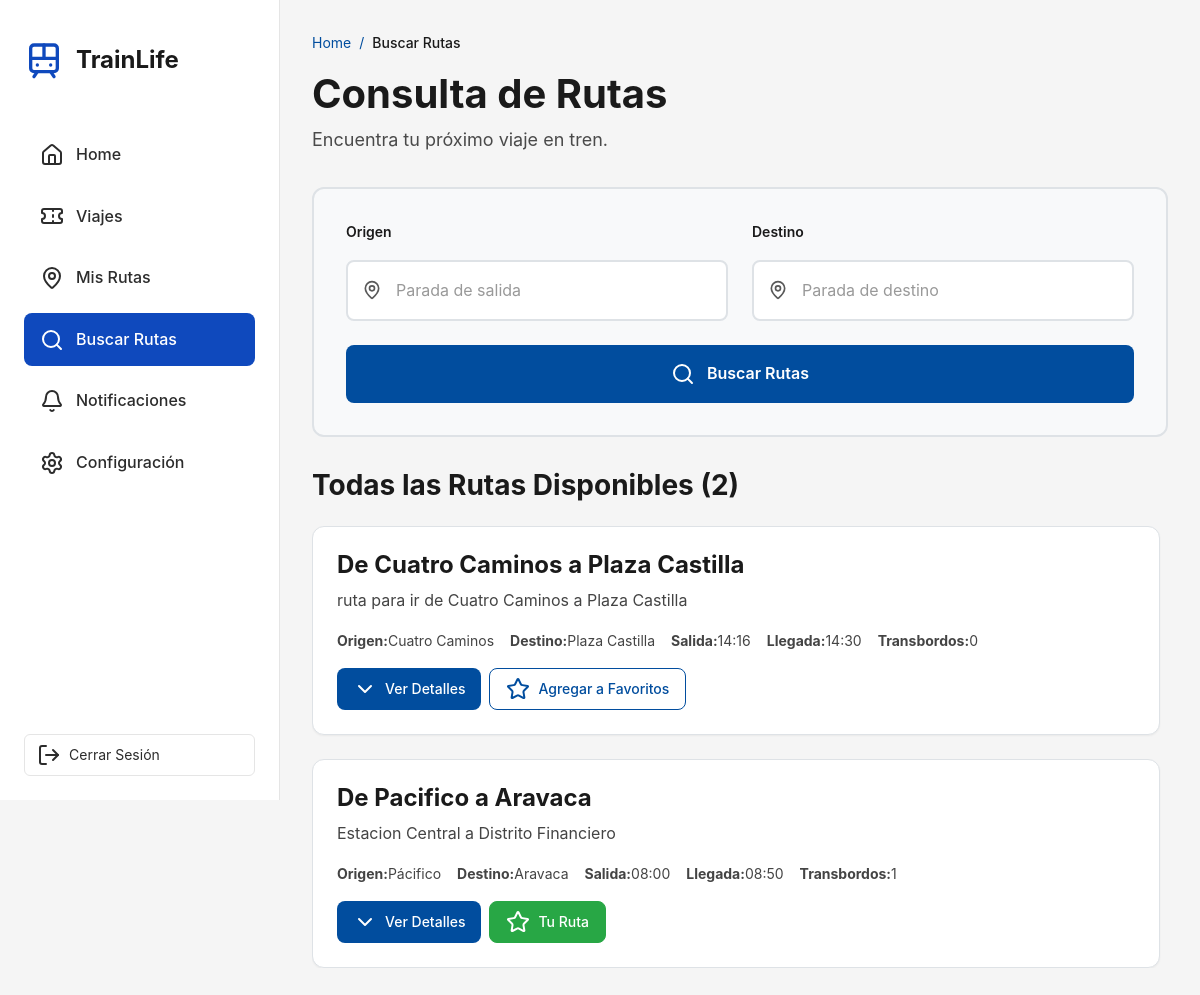
Screenshot of /buscarRutas/1/ (signed in) with the database file from the repository.
### trainLife/models.py (models this page shows, shortened)
class Ruta(models.Model):
    usuarios = models.ManyToManyField(Usuario, related_name='rutas', blank=True)
    nombre = models.CharField(max_length=200)  # Nombre descriptivo de la ruta
    descripcion = models.TextField(blank=True, null=True)  # Descripción opcional
    fechaCreacion = models.DateTimeField(auto_now_add=True)
    fechaActualizacion = models.DateTimeField(auto_now=True)
    class Meta:
        ordering = ['-fechaCreacion']
        verbose_name = 'Ruta'
        verbose_name_plural = 'Rutas'

class Trayecto(models.Model):
    ruta = models.ForeignKey(Ruta, on_delete=models.CASCADE, related_name='trayectos')
    orden = models.PositiveIntegerField(default=1)  # Orden del trayecto en la ruta
    estacionSalida = models.CharField(max_length=200)  # Ej: "Estación Central"
    andenSalida = models.CharField(max_length=10, blank=True, null=True)  # Ej: "3B"
    estacionLlegada = models.CharField(max_length=200)  # Ej: "Estación Intermedia"
    andenLlegada = models.CharField(max_length=10, blank=True, null=True)  # Ej: "1A"
    horaSalida = models.TimeField()  # Hora de salida
    horaLlegada = models.TimeField()  # Hora de llegada
    nombreLinea = models.CharField(max_length=100)  # Ej: "Línea 1 (Roja)"
    colorLinea = models.CharField(max_length=50, blank=True, null=True)  # Ej: "Roja", "Azul"
    imagenMapa = models.ImageField(upload_to='trayectos/mapas/', blank=True, null=True)
    fechaCreacion = models.DateTimeField(auto_now_add=True)
    class Meta:
        ordering = ['ruta', 'orden']
        verbose_name = 'Trayecto'
        verbose_name_plural = 'Trayectos'

### trainLife/views.py (the view, shortened to what this page needs)
# urls.py: path('buscarRutas/<int:usuario_id>/', views.buscarRutas, name='buscar_rutas'),
def buscarRutas(request, usuario_id):
    session_usuario_id = request.session.get('usuario_id')
    if not session_usuario_id or session_usuario_id != usuario_id:
        return redirect('login')
    usuario = Usuario.objects.filter(id=usuario_id).first()
    if not usuario:
        return redirect('login')
    rutas_disponibles = Ruta.objects.all().prefetch_related('trayectos').order_by('-fechaCreacion')
    busqueda = None
    from datetime import date
    fecha_actual = date.today().strftime('%Y-%m-%d')
    return render(request, 'buscarRutas.html', {
        'usuario': usuario,
        'rutas': rutas_disponibles,
        'busqueda': busqueda,
        'fecha_actual': fecha_actual
    })

### trainLife/templates/buscarRutas.html (shortened to what this page needs)
<!DOCTYPE html>
<html lang="es">
<head>
    {% load static %}
    <link href="https://cdn.jsdelivr.net/npm/bootstrap@5.3.0/dist/css/bootstrap.min.css" rel="stylesheet">
    <link rel="stylesheet" href="{% static 'styles/buscarRutas.css' %}">
    <link rel="stylesheet" href="{% static 'styles/sidebar.css' %}">
    <link rel="stylesheet" href="{% static 'styles/confirmModal.css' %}">
</head>
<body>
    <div class="dashboard-container">
        {% with seccion_actual='buscar_rutas' %}
            {% include 'includes/sidebar.html' %}
        {% endwith %}
        <main class="main-content">
            <div class="content-wrapper">
                <nav class="breadcrumbs" aria-label="breadcrumb">
                    <a href="{% url 'inicio_usuario' usuario.id %}" class="breadcrumb-link">Home</a>
                    <span class="breadcrumb-separator">/</span>
                    <span class="breadcrumb-current">Buscar Rutas</span>
                </nav>
                <header class="page-header">
                    <h2 class="page-title">Consulta de Rutas</h2>
                    <p class="page-subtitle">Encuentra tu próximo viaje en tren.</p>
                </header>
                <section class="search-form-section">
                    <form id="searchForm" class="search-form" method="GET" action="{% url 'buscar_rutas' usuario.id %}" role="search" aria-label="Buscar rutas de tren">
                        <div class="form-grid">
                            <div class="form-group">
                                <label for="origen" class="form-label">Origen</label>
                                <div class="input-wrapper">
                                    <input
                                        type="text"
                                        id="origen"
                                        name="origen"
                                        class="form-input"
                                        placeholder="Parada de salida"
                                        aria-label="Estación de origen"
                                        value="{{ busqueda.origen|default:'' }}"
                                    >
                                </div>
                            </div>
                            <div class="form-group">
                                <label for="destino" class="form-label">Destino</label>
                                <div class="input-wrapper">
                                    <input
                                        type="text"
                                        id="destino"
                                        name="destino"
                                        class="form-input"
                                        placeholder="Parada de destino"
                                        aria-label="Estación de destino"
                                        value="{{ busqueda.destino|default:'' }}"
                                    >
                                </div>
                            </div>
                        </div>
                        <button type="submit" class="btn-search">
                            <i data-lucide="search"></i>
                            Buscar Rutas
                        </button>
                    </form>
                </section>
                <section class="routes-section">
                    <h3 class="section-title">
                        {% if busqueda %}
                            Resultados de la Búsqueda ({{ rutas|length }})
                        {% else %}
                            Todas las Rutas Disponibles ({{ rutas|length }})
                        {% endif %}
                    </h3>
                    {% if rutas %}
                        <div id="routesContainer" class="routes-container">
                            {% for ruta in rutas %}
                                <div class="route-card" id="route-{{ ruta.id }}" data-route-id="{{ ruta.id }}">
                                    <div class="route-header">
                                        <div class="route-info">
                                            <h2 class="route-title">{{ ruta.nombre }}</h2>
                                            <p class="route-description">
                                                {{ ruta.descripcion|default:"Sin descripción disponible" }}
                                            </p>
                                            {% if ruta.trayectos.all %}
                                                {% with primer_trayecto=ruta.trayectos.first ultimo_trayecto=ruta.trayectos.last %}
                                                <div class="route-summary">
                                                    <span><strong>Origen:</strong> {{ primer_trayecto.estacionSalida }}</span>
                                                    <span><strong>Destino:</strong> {{ ultimo_trayecto.estacionLlegada }}</span>
                                                    <span><strong>Salida:</strong> {{ primer_trayecto.horaSalida|time:"H:i" }}</span>
                                                    <span><strong>Llegada:</strong> {{ ultimo_trayecto.horaLlegada|time:"H:i" }}</span>
                                                    <span><strong>Transbordos:</strong> {{ ruta.trayectos.count|add:"-1" }}</span>
                                                </div>
                                                {% endwith %}
                                            {% endif %}
                                            <div class="route-actions">
                                                <button class="btn-toggle">
                                                    <i data-lucide="chevron-down"></i>
                                                    Ver Detalles
                                                </button>
                                                {% if usuario not in ruta.usuarios.all %}
                                                <button class="btn-save"
                                                    data-route-id="{{ ruta.id }}"
                                                    data-route-name="{{ ruta.nombre|escapejs }}"
                                                    data-user-id="{{ usuario.id }}">
                                                    <i data-lucide="star"></i>
                                                    Agregar a Favoritos
                                                </button>
                                                {% else %}
                                                <button class="btn-saved" disabled>
                                                    <i data-lucide="star" class="fill-star"></i>
                                                    Tu Ruta
                                                </button>
                                                {% endif %}
                                            </div>
                                        </div>
                                    </div>
                                </div>
                            {% endfor %}
                        </div>
                    {% endif %}
                </section>
            </div>
        </main>
    </div>
</body>
</html>

### trainLife/static/styles/buscarRutas.css (style rules this page uses)
:root { --primary-color: #014d9e; --primary-hover: #01336b; --success-color: #28a745; --success-hover: #218838; --text-dark: #1a1a1a; --text-secondary: #444444; --text-light: #999999; --bg-main: #f5f5f5; --bg-white: #ffffff; --bg-form: #f8f9fa; --bg-badge: #d4e3f7; --border-color: #dee2e6; --border-input: #dee2e6; --shadow-sm: 0 1px 2px rgba(0, 0, 0, 0.05); --shadow-md: 0 4px 6px rgba(0, 0, 0, 0.07); --sidebar-width: 280px; }
* { margin: 0; padding: 0; box-sizing: border-box; }
body { font-family: 'Inter', -apple-system, BlinkMacSystemFont, 'Segoe UI', sans-serif; background-color: var(--bg-main); color: var(--text-dark); line-height: 1.6; -webkit-font-smoothing: antialiased; -moz-osx-font-smoothing: grayscale; }
.dashboard-container { display: flex; min-height: 100vh; }
.main-content { flex: 1; margin-left: var(--sidebar-width); padding: 2rem; min-height: 100vh; }
.content-wrapper { max-width: 1200px; margin: 0 auto; }
.breadcrumbs { display: flex; align-items: center; gap: 0.5rem; margin-bottom: 1rem; font-size: 0.875rem; }
.breadcrumb-link { color: var(--primary-color); text-decoration: none; }
.breadcrumb-separator { color: var(--primary-color); }
.breadcrumb-current { color: var(--text-dark); font-weight: 500; }
.page-header { margin-bottom: 2rem; }
.page-title { font-size: 2.5rem; font-weight: 700; color: var(--text-dark); margin-bottom: 0.5rem; }
.page-subtitle { font-size: 1.125rem; color: #4a4a4a; }
.search-form-section { background-color: var(--bg-form); padding: 2rem; border-radius: 0.75rem; margin-bottom: 2rem; border: 2px solid var(--border-color); }
.search-form { display: flex; flex-direction: column; gap: 1.5rem; }
.form-grid { display: grid; grid-template-columns: repeat(auto-fit, minmax(250px, 1fr)); gap: 1.5rem; }
.form-group { display: flex; flex-direction: column; gap: 0.5rem; }
.form-label { font-size: 0.875rem; font-weight: 600; color: var(--text-dark); }
.input-wrapper { position: relative; display: flex; align-items: center; }
.form-input { width: 100%; padding: 1rem 1rem 1rem 3rem; border: 2px solid var(--border-input); border-radius: 0.5rem; font-size: 1rem; color: var(--text-dark); background-color: var(--bg-white); transition: all 0.2s; }
.form-input::placeholder { color: var(--text-light); }
.btn-search { width: 100%; padding: 1rem 1.5rem; background-color: var(--primary-color); color: white; border: none; border-radius: 0.5rem; font-size: 1rem; font-weight: 600; cursor: pointer; transition: all 0.2s; display: flex; align-items: center; justify-content: center; gap: 0.75rem; }
.section-title { font-size: 1.75rem; font-weight: 700; color: var(--text-dark); margin-bottom: 1.5rem; }
.routes-container { display: flex; flex-direction: column; gap: 1.5rem; max-height: 800px; overflow-y: auto; padding-right: 0.5rem; }
.route-card { background-color: var(--bg-white); border-radius: 0.75rem; padding: 1.5rem; box-shadow: var(--shadow-sm); border: 1px solid var(--border-color); }
.route-header { display: flex; gap: 1.5rem; justify-content: space-between; align-items: flex-start; }
.route-info { flex: 1; }
.route-title { font-size: 1.5rem; font-weight: 700; color: var(--text-dark); margin-bottom: 0.5rem; }
.route-description { font-size: 1rem; color: var(--text-secondary); margin-bottom: 1rem; }
.route-actions { display: flex; gap: 0.5rem; flex-wrap: wrap; }
.btn-toggle, .btn-save, .btn-saved { display: inline-flex; align-items: center; gap: 0.5rem; padding: 0.5rem 1rem; border-radius: 0.5rem; font-size: 0.875rem; font-weight: 500; cursor: pointer; transition: all 0.2s; border: none; }
.btn-toggle { background-color: var(--primary-color); color: white; }
.btn-save { background-color: var(--bg-white); color: var(--primary-color); border: 1px solid var(--primary-color); }
.btn-saved { background-color: var(--success-color); color: white; border: 1px solid var(--success-color); }
.route-summary { display: flex; flex-wrap: wrap; gap: 1rem; margin-bottom: 1rem; font-size: 0.875rem; color: var(--text-secondary); }
.route-summary span { display: flex; align-items: center; }
.routes-section { margin-top: 2rem; }

### trainLife/static/styles/sidebar.css (style rules this page uses)
* { margin: 0; padding: 0; box-sizing: border-box; }
body { font-family: 'Lexend', -apple-system, BlinkMacSystemFont, 'Segoe UI', sans-serif; background-color: #f5f5f5; color: #1a1a1a; line-height: 1.6; -webkit-font-smoothing: antialiased; -moz-osx-font-smoothing: grayscale; }
.main-content { flex: 1; margin-left: 280px; padding: 32px; overflow-y: auto; background-color: #f5f5f5; }

### rows the page displays
Ruta: nombre "De Cuatro Caminos a Plaza Castilla", descripcion "ruta para ir de Cuatro Caminos a Plaza Castilla", trayectos.first.estacionSalida "Cuatro Caminos", trayectos.last.estacionLlegada "Plaza Castilla", trayectos.first.horaSalida "14:16", trayectos.last.horaLlegada "14:30", trayectos.count|add "0"
Ruta: nombre "De Pacifico a Aravaca", descripcion "Estacion Central a Distrito Financiero", trayectos.first.estacionSalida "Pácifico", trayectos.last.estacionLlegada "Aravaca", trayectos.first.horaSalida "08:00", trayectos.last.horaLlegada "08:50", trayectos.count|add "1", shows "Tu Ruta"

### other values shown
{{ rutas|length }} "2"
